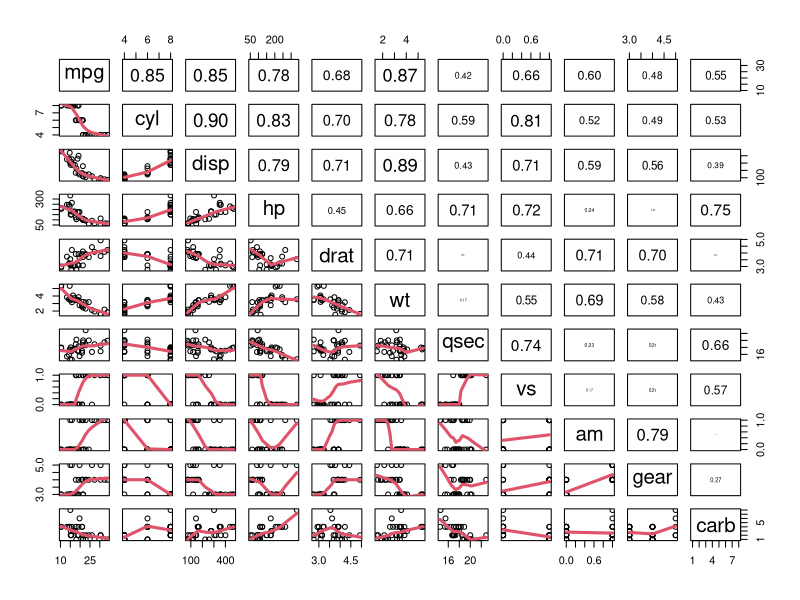

Generate this figure with R:
## ---- chunk 1
# PLOTS ALL VARIBALES AGAINST EACH OTHER, WITH CORRELATION, AND A SMOOTH
panel.cor <- function(x, y, digits=2, prefix="", cex.cor)
{
   usr <- par("usr"); on.exit(par(usr))
	par(usr = c(0, 1, 0, 1))
	r <- abs(cor(x, y))    # changes the font size
	txt <- format(c(r, 0.123456789), digits=digits)[1]
	txt <- paste(prefix, txt, sep="")
	if(missing(cex.cor)) cex <- 0.8/strwidth(txt)
	text(0.5, 0.5, txt, cex = cex * r)
}

pairs(mtcars,
		lower.panel=function(...){
			panel.smooth(...,lwd=3)}, upper.panel=panel.cor)

## ---- chunk 2

my.mtcars <- mtcars

my.mtcars$cyl <- factor(my.mtcars$cyl)
my.mtcars$am[my.mtcars$am == 0] <-  "auto"
my.mtcars$am[my.mtcars$am == 1] <-  "manual"

my.mtcars$am <-  factor(my.mtcars$am, labels=c("auto", "manual"))

model.1 <- lm(mpg ~ am, data=my.mtcars) 
summary(model.1)

op <- par(mfrow = c(2, 2))
#plot(model.1)
par(op)
## ---- chunk 3

my.mtcars <- mtcars

my.mtcars$cyl <- factor(my.mtcars$cyl)
my.mtcars$am[my.mtcars$am == 0] <-  "auto"
my.mtcars$am[my.mtcars$am == 1] <-  "manual"

my.mtcars$am <-  factor(my.mtcars$am, labels=c("auto", "manual"))

model.2 <- lm(mpg ~ am + wt, data=my.mtcars) 
summary(model.2)

op <- par(mfrow = c(2, 2))
#plot(model.2)
par(op)
## ---- chunk 4

my.mtcars <- mtcars

my.mtcars$cyl <- factor(my.mtcars$cyl)
my.mtcars$am[my.mtcars$am == 0] <-  "auto"
my.mtcars$am[my.mtcars$am == 1] <-  "manual"

my.mtcars$am <-  factor(my.mtcars$am, labels=c("auto", "manual"))

model.3 <- lm(mpg ~ am + cyl + wt + disp + hp, data=my.mtcars) 
summary(model.3)

op <- par(mfrow = c(2, 2))
#plot(model.3)
par(op)
